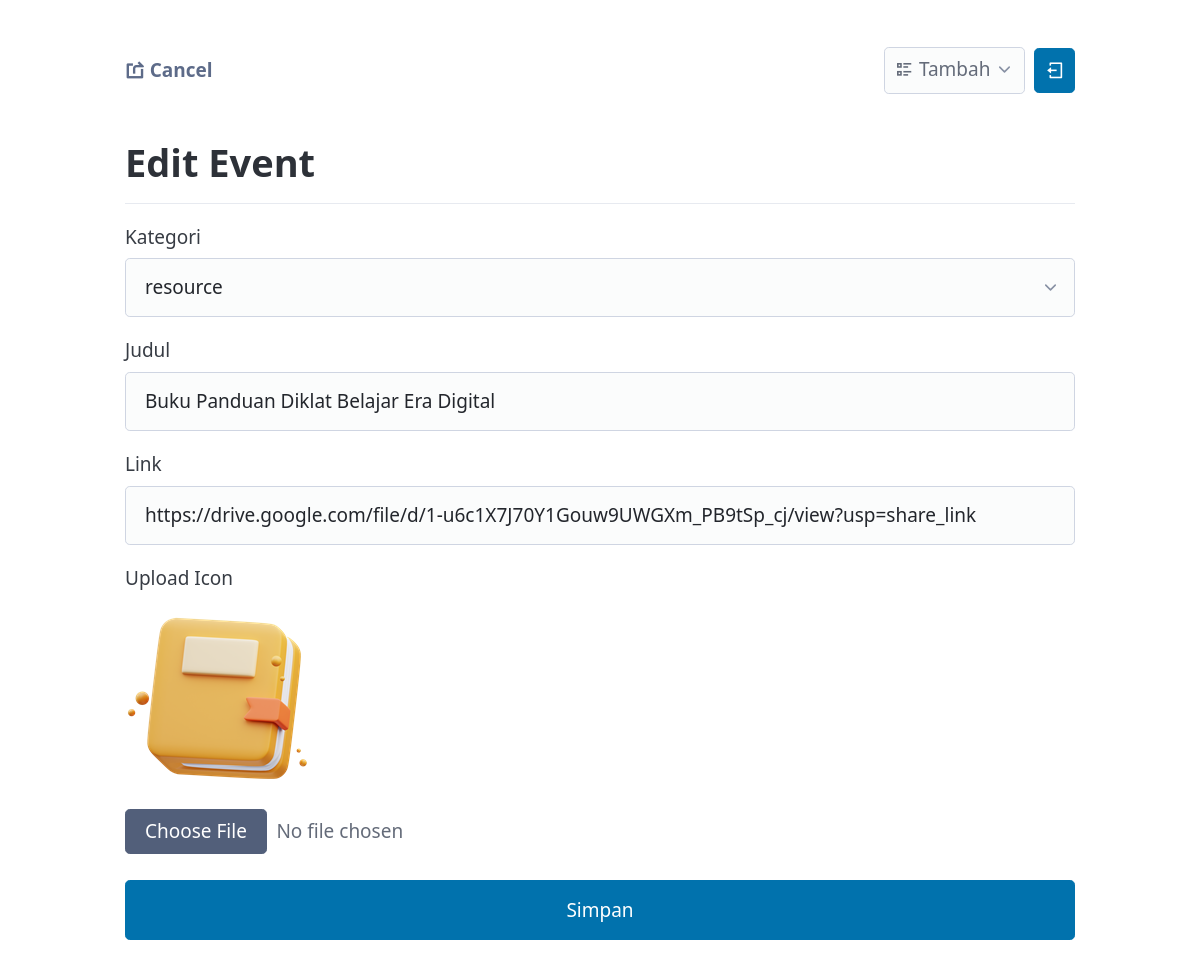
The app's page /admin/edit-link?id=1 (signed in) with its own data.
### tables this page shows
CREATE TABLE `links` (
  `id` int(11) NOT NULL,
  `title` varchar(300) NOT NULL,
  `link` varchar(300) NOT NULL,
  `icon` varchar(300) NOT NULL,
  `category` varchar(300) NOT NULL
);

### functions.php (called while the page is built, shortened)
<?php
$conn = mysqli_connect("localhost", "root", "", "bedlinks");
function query($query) {
    global $conn;
    $results = mysqli_query($conn, $query);
    $rows = [];
    while ($row = mysqli_fetch_assoc($results)) {
        $rows[] = $row;
    }
    return $rows;
}
function showLinkAll($id) {
    $data = query("SELECT * FROM links WHERE id='$id'");
    return $data;
}

### admin/edit-link.php (the view, shortened to what this page needs)
<?php
    require "../functions.php";
    $datas = showLinkAll($_GET["id"]);;
?>
<!DOCTYPE html>
<html lang="en" data-theme="light">
<head>
    <link rel="stylesheet" href="https://cdn.jsdelivr.net/npm/@picocss/pico@2/css/pico.min.css"/>
    <link href="https://cdn.jsdelivr.net/npm/remixicon@4.2.0/fonts/remixicon.css" rel="stylesheet"/>
</head>
<body class="container">
    <br>
    <nav>
        <ul>
            <li><a class="secondary" href="index"><strong><i class="ri-share-forward-box-line"></i> Cancel</strong></a></li>
        </ul>
        <ul>
            <details class="dropdown">
            <summary><i class="ri-list-check-2"></i> Tambah</summary>
            </details>
            <li><button><a style="color: white;" href='signout'><i style='padding: 0 3 0 3' class='ri-logout-box-line'></i></a></button>
        </ul>
    </nav>
    <br>
    <h1>Edit Event</h1>
    <hr>
    <form action="" method="POST" enctype="multipart/form-data">
        <label>Kategori</label>
        <select name="category">
            <option style="display: none;" value="<?= $datas[0]['category'] ?>" selected><?= $datas[0]['category'] ?></option>
        </select>
        <label>Judul</label>
        <input type="text" name="title" placeholder="judul" value="<?= $datas[0]['title'] ?>">
        <label>Link</label>
        <input type="text" name="link" placeholder="link" value="<?= $datas[0]['link'] ?>">
        <label>Upload Icon</label>
        <img style="max-width: 200px; margin-bottom: 10px; border-radius: 10px;" src="../assets/img/<?= $datas[0]['icon'] ?>" alt="">
        <input name="icon" type="file" accept="image/*">
        <input type="submit" name="submit" value="Simpan">
    </form>
    <br>
    <br>
</body>
</html>

### records on screen
links: category "resource", title "Buku Panduan Diklat Belajar Era Digital", link "https://drive.google.com/file/d/1-u6c1X7J70Y1Gouw9UWGXm_PB9tSp_cj/view?usp=share_link", icon (picture)
